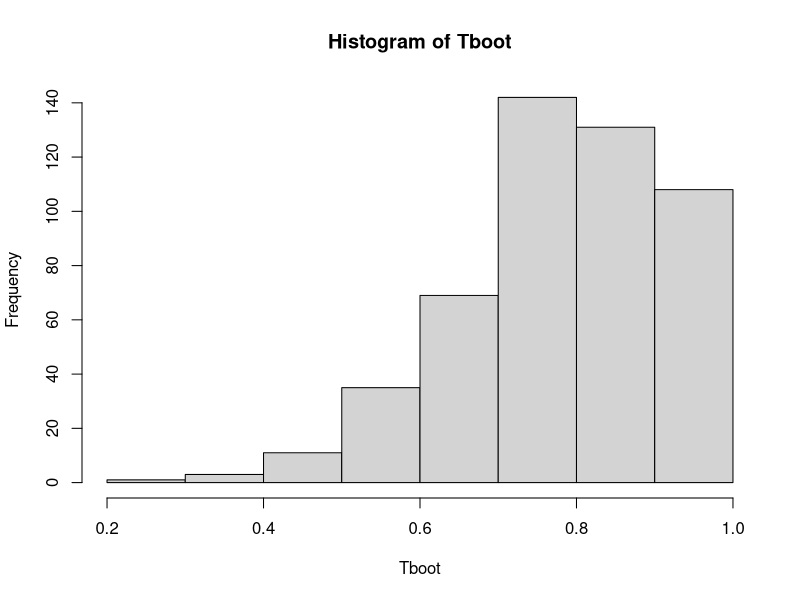

Reproduce this figure in R.
##################################################################
###  BOOTSTRAP LSAT/GPA EXAMPLE WITH CONFIDENCE INTERVALS ########
##################################################################



data=matrix(c(576,3.39,635,3.30,558,2.81,578,3.03,
666,3.44,580,3.07,555,3.00,661,3.43,651,3.36,605,3.13,
653,3.12,575,2.74,545,2.76,572,2.88,594,2.96), byrow=T,ncol=2)

LSAT=data[,1]
GPA=data[,2]

# Pearson Correlation Coefficient is:

cor(LSAT,GPA)

# .776

# Use the bootstrap to find the standard error for
# the correlation coefficient.

T = cor(LSAT,GPA)
Tboot = c()
B=500
n=15

for(i in 1:B){
   boot.obs=sample(seq(1,15),n,replace=T)
   Xstar=data[boot.obs,]
   Tboot[i] = cor(Xstar[,1],Xstar[,2])
   }
se = sqrt(var(Tboot))

postscript("boot.corr.hist.ps")
hist(Tboot)
dev.off()

###########################################################
#### PRODUCE THE CONFIDENCE INTERVALS FOR CORRELATION #####
###########################################################

T = cor(LSAT,GPA)
Tboot = c()
B=500
n=15

for(i in 1:B){
   boot.obs=sample(seq(1,15),n,replace=T)
   Xstar=data[boot.obs,]
   Tboot[i] = cor(Xstar[,1],Xstar[,2])
   }
se = sqrt(var(Tboot))

# 95% CI's

Normal = c(T+qnorm(0.025)*se, T-qnorm(0.025)*se)
pivotal = c(2*T-quantile(Tboot,.975),2*T-quantile(Tboot,.025))
percentile = c(quantile(Tboot,.025),quantile(Tboot,.975))










